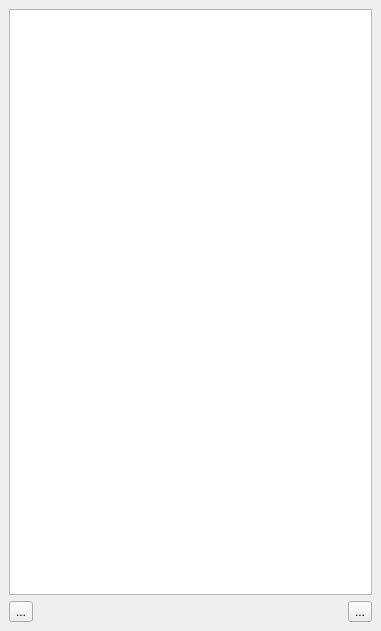
<?xml version="1.0" encoding="UTF-8"?>
<ui version="4.0">
 <class>PlayersPanel</class>
 <widget class="QDockWidget" name="PlayersPanel">
  <property name="geometry">
   <rect>
    <x>0</x>
    <y>0</y>
    <width>381</width>
    <height>631</height>
   </rect>
  </property>
  <property name="windowTitle">
   <string>Player List</string>
  </property>
  <widget class="QWidget" name="dockWidgetContents">
   <layout class="QVBoxLayout" name="verticalLayout">
    <item>
     <widget class="UserListView" name="m_playerView"/>
    </item>
    <item>
     <layout class="QHBoxLayout" name="horizontalLayout">
      <item>
       <widget class="QToolButton" name="m_addBtn">
        <property name="text">
         <string>...</string>
        </property>
        <property name="toolButtonStyle">
         <enum>Qt::ToolButtonTextBesideIcon</enum>
        </property>
       </widget>
      </item>
      <item>
       <spacer name="horizontalSpacer">
        <property name="orientation">
         <enum>Qt::Horizontal</enum>
        </property>
        <property name="sizeHint" stdset="0">
         <size>
          <width>40</width>
          <height>20</height>
         </size>
        </property>
       </spacer>
      </item>
      <item>
       <widget class="QToolButton" name="m_removeBtn">
        <property name="text">
         <string>...</string>
        </property>
        <property name="toolButtonStyle">
         <enum>Qt::ToolButtonTextBesideIcon</enum>
        </property>
       </widget>
      </item>
     </layout>
    </item>
   </layout>
  </widget>
  <action name="m_addLocalCharacter">
   <property name="icon">
    <iconset theme=":/resources/icons/add.png">
     <normaloff>.</normaloff>.</iconset>
   </property>
   <property name="text">
    <string>Add</string>
   </property>
  </action>
  <action name="m_removeLocalCharacter">
   <property name="icon">
    <iconset theme=":/resources/icons/delete.png">
     <normaloff>.</normaloff>.</iconset>
   </property>
   <property name="text">
    <string>remove</string>
   </property>
  </action>
 </widget>
 <customwidgets>
  <customwidget>
   <class>UserListView</class>
   <extends>QTreeView</extends>
   <header>userlist/userlistview.h</header>
  </customwidget>
 </customwidgets>
 <resources/>
 <connections/>
</ui>
